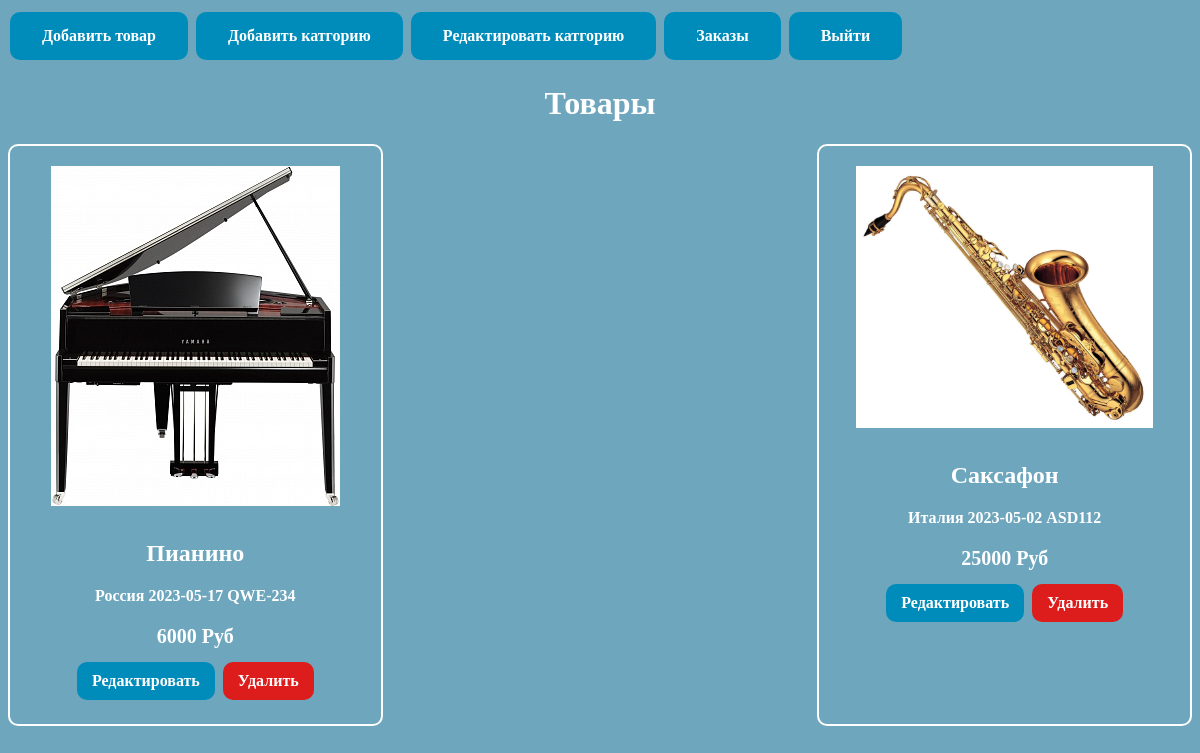
Page /admin/index.php on the earlier database version.
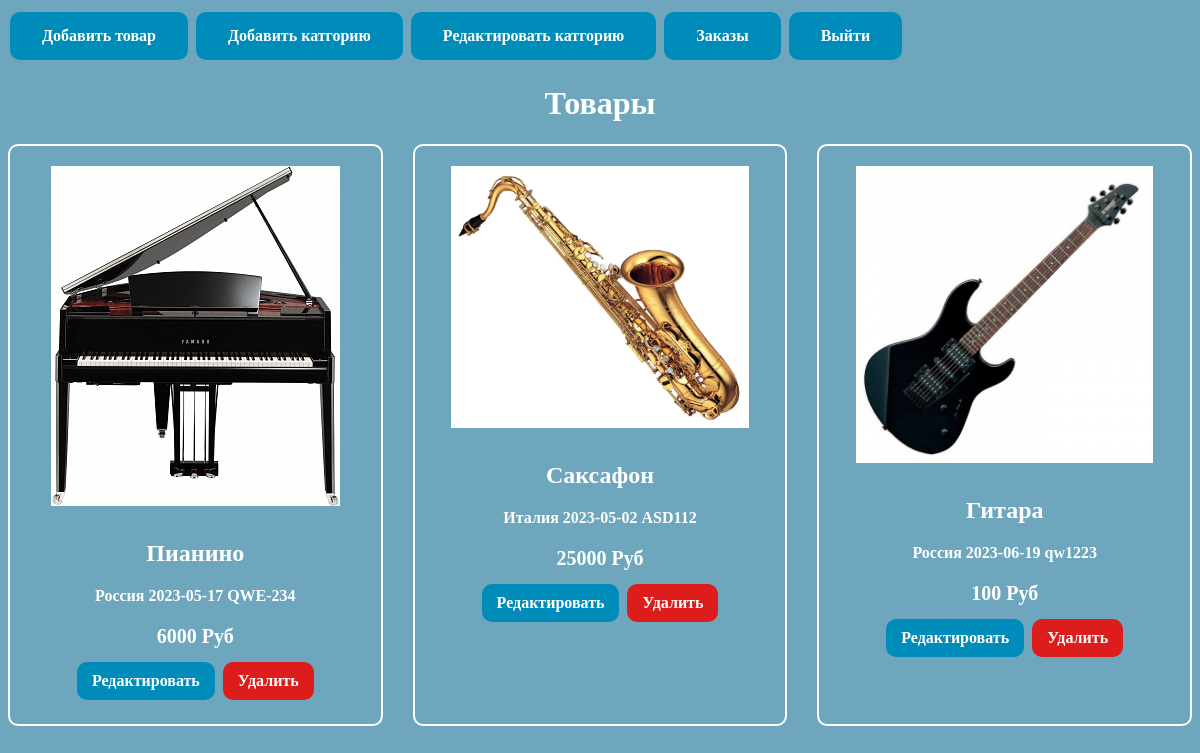
Same page on the later database version.
### tables this page shows
CREATE TABLE `tovar` (
  `id_tovar` int NOT NULL,
  `name_tovar` varchar(150) NOT NULL,
  `sale` varchar(250) NOT NULL,
  `photo` varchar(250) NOT NULL,
  `country` varchar(150) NOT NULL,
  `date_tovar` date NOT NULL,
  `model` varchar(150) NOT NULL,
  `category` int NOT NULL
);

### admin/index.php (the view, shortened to what this page needs)
<?php
require_once "../connect.php";
$query = "select * from tovar";
$result = mysqli_query($con, $query);
?>
<!DOCTYPE html>
<html lang="en">
<head>
    <link rel="stylesheet" href="/style.css">
</head>
<body>
    <a href="/admin/addTovar.php"><button class='btn log-btn'>Добавить товар</button></a>
    <a href="/admin/addCat.php"><button class='btn log-btn'>Добавить катгорию</button></a>
    <a href="/admin/editCat.php"><button class='btn log-btn'>Редактировать катгорию</button></a>
    <a href="/admin/ordersAdmin.php"><button class='btn log-btn'>Заказы</button></a>
    <a href="../destroy.php"><button class='btn log-btn'>Выйти</button></a>
    <div class="admin-con">
        <h1>Товары</h1>
        <div class="Tovar">
            <?php
            while ($tovar = mysqli_fetch_array($result)) {
            ?>
                <div class="product">
                    <img src="/img/<?= $tovar['photo']; ?>" alt="Product 1">
                    <h2><?= $tovar['name_tovar']; ?></h2>
                    <p><? echo $tovar['country'] . " " . $tovar['date_tovar'] . " " .  $tovar['model']; ?></p>
                    <span class="price"><?= $tovar['sale']; ?> Руб</span>
                    <a href="/admin/edit.php?edit=<?=$tovar['id_tovar'];?>"><button class="btn btn-edit">Редактировать</button></a>
                    <a href="/admin/del.php?del=<?=$tovar['id_tovar'];?>"><button class="btn btn-del">Удалить</button></a>
                </div>
            <?php
            }
            ?>
        </div>
    </div>
</body>
</html>

Differences in the rows shown:
added tovar: photo (picture), name_tovar "Гитара", country "Россия", date_tovar "2023-06-19", model "qw1223", sale "100"
